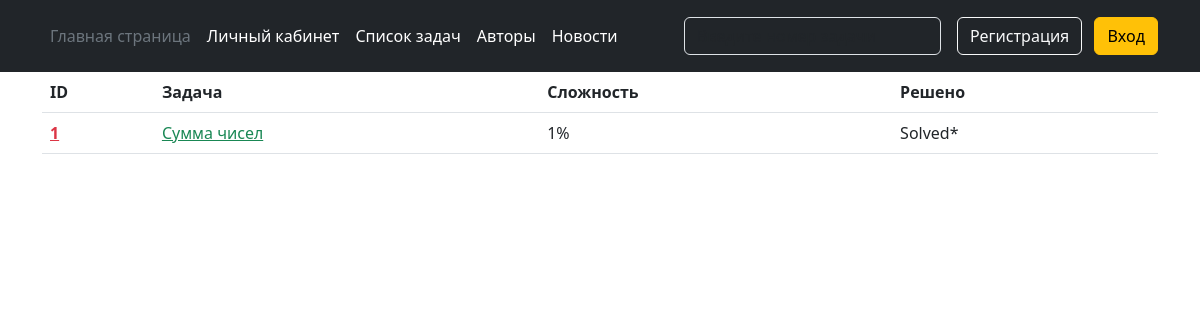
Before: /problems with the older database file.
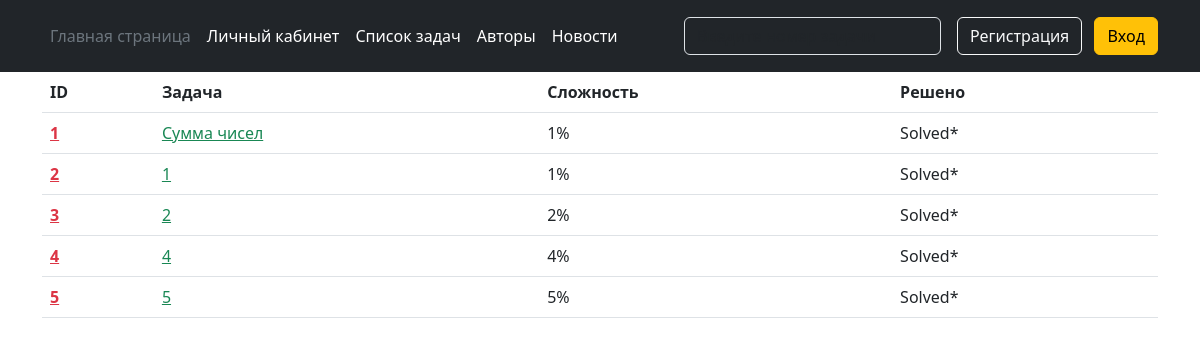
After: the same page with the newer database file.
### data/problems.py (models this page shows)
class Problems(SqlAlchemyBase, SerializerMixin):
    __tablename__ = 'problems'
    id = sqlalchemy.Column(sqlalchemy.Integer, primary_key=True, autoincrement=True)
    author_id = sqlalchemy.Column(sqlalchemy.Integer, sqlalchemy.ForeignKey("users.id"))
    title = sqlalchemy.Column(sqlalchemy.String, nullable=True)
    description = sqlalchemy.Column(sqlalchemy.String, nullable=True)
    input_description = sqlalchemy.Column(sqlalchemy.String, nullable=True)
    output_description = sqlalchemy.Column(sqlalchemy.String, nullable=True)
    difficult = sqlalchemy.Column(sqlalchemy.Integer, nullable=True)
    rating = sqlalchemy.Column(sqlalchemy.Integer, default=100)
    example_count = sqlalchemy.Column(sqlalchemy.Integer, default=0)
    test_count = sqlalchemy.Column(sqlalchemy.Integer, default=0)
    time_needed = sqlalchemy.Column(sqlalchemy.String, default='1 сек')
    memory_needed = sqlalchemy.Column(sqlalchemy.String, default='16 Мб')
    post_date = sqlalchemy.Column(sqlalchemy.DateTime, default=datetime.datetime.now())
    author = orm.relationship('User')
    students_that_solved = orm.relationship('SolvedProblems', back_populates='problem')
    students_that_liked = orm.relationship('FavouriteProblems', back_populates='problem')
    tests = orm.relationship('Test', back_populates='problem')
    examples = orm.relationship('Example', back_populates='problem')

### main.py (the view)
@app.route('/problems')
def problems():
    db_sess = db_session.create_session()
    problems = db_sess.query(Problems)
    return render_template('problems.html', title='Задачи', problems=problems)

### data/db_session.py (called while the page is built)
def create_session() -> Session:
    global __factory
    return __factory()

### templates/problems.html (shortened to what this page needs)
{% extends "base.html" %}
{% block content %}
    <table class="table">
      <thead class="thead-light">
        <tr>
          <th scope="col">ID</th>
          <th scope="col">Задача</th>
          <th scope="col">Сложность</th>
          <th scope="col">Решено</th>
        </tr>
      </thead>
      <tbody>
        {% for item in problems %}
        <tr>
          <th scope="row"><a href="/problem/{{item.id}}" class="link-danger">{{item.id}}</a></th>
          <td><a href="/problem/{{item.id}}" class="link-success">{{item.title}}</a></td>
          <td>{{item.difficult}}%</td>
          <td>Solved*</td>
        </tr>
        {% endfor %}
      </tbody>
    </table>
{% endblock %}

### templates/base.html (shortened to what this page needs)
<!DOCTYPE html>
<html lang="en">
<head>
    <link rel="stylesheet" href=/static/css/headers.css/>
    <link rel="stylesheet" href="/static/vendor/css/bootstrap.min.css">
</head>
<body>
    <header class="p-3 text-bg-dark">
    <div class="container">
      <div class="d-flex flex-wrap align-items-center justify-content-center justify-content-lg-start">
        <ul class="nav col-12 col-lg-auto me-lg-auto mb-2 justify-content-center mb-md-0">
          <li><a href="/" class="nav-link px-2 text-secondary">Главная страница</a></li>
          <li><a href="/profile" class="nav-link px-2 text-white">Личный кабинет</a></li>
          <li><a href="/problems" class="nav-link px-2 text-white">Список задач</a></li>
          <li><a href="/authors" class="nav-link px-2 text-white">Авторы</a></li>
          <li><a href="/news" class="nav-link px-2 text-white">Новости</a></li>
        </ul>
        <form class="col-12 col-lg-auto mb-3 mb-lg-0 me-lg-3" role="search" action="/problem">
          <input type="text" class="form-control form-control-dark text-bg-dark" placeholder="Введите номер задачи" aria-label="Поиск задач" name="problem_id">
        </form>
        <div class="text-end">
            {% if current_user.is_authenticated %}
                <a class="btn btn-warning" href="/logout">{{ current_user.role }}: {{ current_user.username }}</a>
            {% else %}
                <a class="btn btn-outline-light me-2" href="/register">Регистрация</a>
                <a class="btn btn-warning" href="/login">Вход</a>
            {% endif %}
        </div>
      </div>
    </div>
  </header>
    <center>
    <main role="main" class="container">
         {% block content %}{% endblock %}
    </main>
    </center>
</body>
</html>

### static/css/headers.css (style rules this page uses)
.form-control-dark { border-color: var(--bs-gray); }

Changed rows visible on the page:
added Problems: id "2", title "1", difficult "1"
added Problems: id "3", title "2", difficult "2"
added Problems: id "4", title "4", difficult "4"
added Problems: id "5", title "5", difficult "5"
